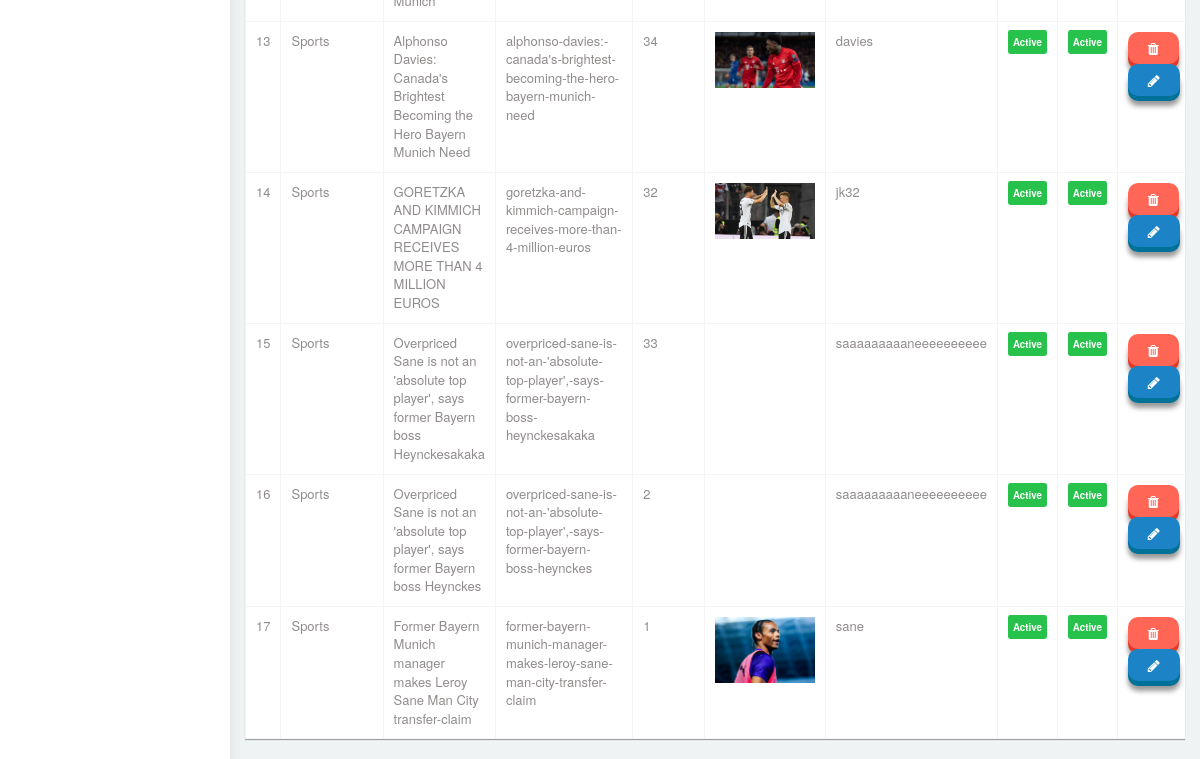
The app's page /backend/crud/news/list (signed in, lower part), older data.
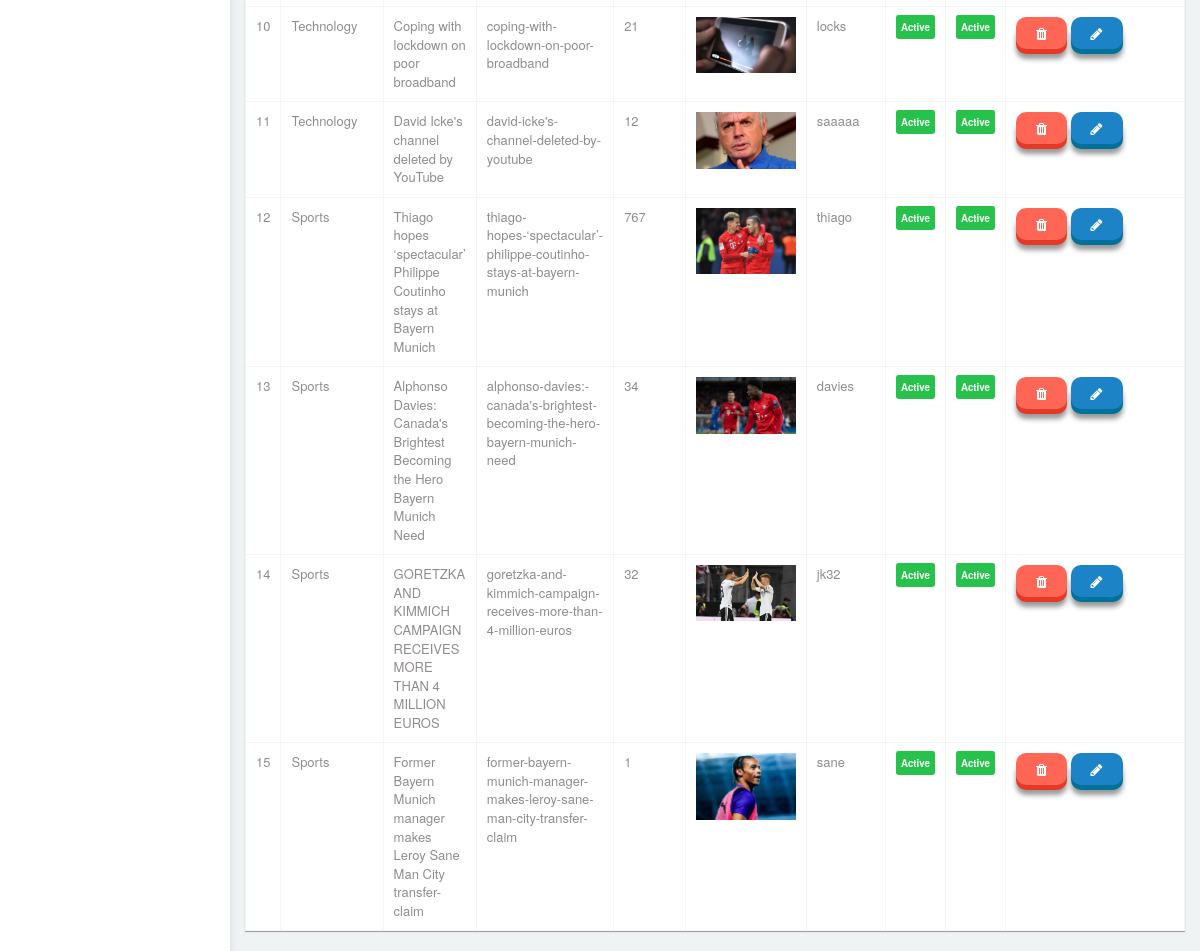
The same page, newer data.
### newsportal/models.py (models this page shows, shortened)
class News(models.Model):
    title = models.CharField(max_length=100)
    slug = models.CharField(max_length=100, unique=True)
    rank = models.IntegerField(default=1)
    status = models.BooleanField(default=True)
    image = models.ImageField(upload_to='news/', null=True, blank=True)
    image_title = models.CharField(max_length=100)
    view_count = models.IntegerField(default=0, null=True, blank=True)
    main_news = models.BooleanField(default=True)
    slider_key = models.BooleanField(default=True)
    category = models.ForeignKey(Category, on_delete=models.PROTECT)
    description = models.TextField(null=True, blank=True)
    created_date = models.DateTimeField(auto_now=True)
    updated_date = models.DateTimeField(auto_now=True)
    created_by = models.CharField(max_length=100)
    updated_by = models.CharField(max_length=100)
    class Meta:
        db_table = 'news'

class Category(Cat):
    objects = CategoryManager()
    class Meta:
        db_table = 'category'

### newsportal/views.py (the view)
# urls.py: path('news/list', views.list_news, name='list_news'),
@login_required(login_url='signin')
def list_news(request):
    data = News.objects.all()[::-1]
    context = {
        'newses': data
    }
    return render(request, 'backend/news/list.html', context)

### templates/backend/news/list.html (shortened to what this page needs)
{% extends "backend/master/master.html" %}
{% block content %}
<div id="content">
        <div class="form-element">
          <div class="col-md-12 padding-0">
            <div class="col-md-12">
              <div class="panel form-element-padding">
                <br/>
                    <table class="table table-bordered" id="list_table">
                     <tbody>
                          {%for news in newses %}
                          <tr>
                              <td>{{ forloop.counter }}</td>
                            <td>{{news.category.title}}</td>
                            <td>{{news.title}}</td>
                            <td>{{news.slug}}</td>
                            <td>{{news.rank}}</td>
                              <td>
                                 {%  if news.image %}
                                      <img src="{{MEDIA_URL}}{{news.image.url}}" alt="image" width="100px">
                                    {% endif %}
                              </td>
                              <td>{{news.image_title}}</td>
                              <td>
                              {%if news.main_news == 1 %}
                              <span class="label label-success">Active</span>
                              {% else %}
                              <span class="label label-warning">De Active</span>
                              {% endif %}
                            </td>
                            <td>
                              {%if news.status == 1 %}
                              <span class="label label-success">Active</span>
                              {% else %}
                              <span class="label label-warning">De Active</span>
                              {% endif %}
                            </td>
                            <td width="20%">
                              <a href="" class="btn btn-3d btn-danger" data-toggle="modal" data-target="#myModal_{{news.id}}"><i class="fa fa-trash"></i></a>
                              <a href="{% url 'edit_news'  news.id %}" class="btn btn-3d btn-primary"><i class="fa fa-pencil"></i></a>
                            </td>
                          </tr>
                          {% endfor %}
                        </tbody>
                       </table>
              </div>
            </div>
          </div>
      </div>
    </div>
{% endblock %}

Row changes from the older to the newer data that the page shows:
removed News: category "Sports", title "Overpriced Sane is not an 'absolute top player', says former Bayern boss Heynckesakaka", slug "overpriced-sane-is-not-an-'absolute-top-player',-says-former-bayern-boss-heynckesakaka", rank "33", image_title "saaaaaaaaaneeeeeeeeee", main_news "Active", status "Active"
removed News: category "Sports", title "Overpriced Sane is not an 'absolute top player', says former Bayern boss Heynckes", slug "overpriced-sane-is-not-an-'absolute-top-player',-says-former-bayern-boss-heynckes", rank "2", image_title "saaaaaaaaaneeeeeeeeee", main_news "Active", status "Active"
now on this page (row unchanged): News: category "Technology", title "Coping with lockdown on poor broadband", slug "coping-with-lockdown-on-poor-broadband", rank "21", image (picture), image_title "locks", main_news "Active", status "Active"
now on this page (row unchanged): News: category "Technology", title "David Icke's channel deleted by YouTube", slug "david-icke's-channel-deleted-by-youtube", rank "12", image (picture), image_title "saaaaa", main_news "Active", status "Active"
now on this page (row unchanged): News: category "Sports", title "Thiago hopes ‘spectacular’ Philippe Coutinho stays at Bayern Munich", slug "thiago-hopes-‘spectacular’-philippe-coutinho-stays-at-bayern-munich", rank "767", image (picture), image_title "thiago", main_news "Active", status "Active"
